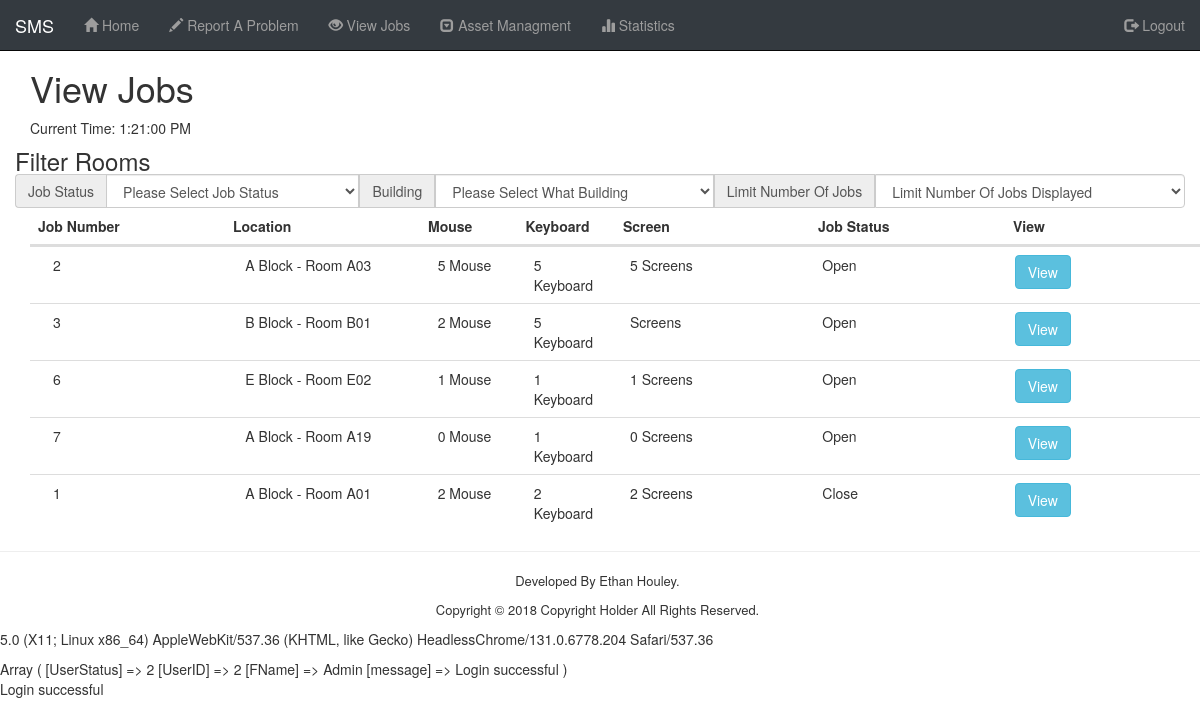
The app's page /View/View_Jobs.php (signed in) with its own data.
### tables this page shows
CREATE TABLE `job` (
  `JobID` int(10) UNSIGNED NOT NULL,
  `DateLogged` timestamp NOT NULL DEFAULT CURRENT_TIMESTAMP,
  `UserID` int(10) UNSIGNED NOT NULL,
  `RoomID` int(10) UNSIGNED NOT NULL,
  `AssetID` int(10) UNSIGNED DEFAULT NULL,
  `Broken_Mouse` varchar(255) DEFAULT NULL,
  `Broken_Keyboard` varchar(255) DEFAULT NULL,
  `Broken_Screen` varchar(255) DEFAULT NULL,
  `ExtraInfo` text,
  `JobStatusID` int(10) UNSIGNED NOT NULL DEFAULT '0',
  `PartsUsed` varchar(255) DEFAULT NULL,
  `DateComplete` timestamp NULL DEFAULT CURRENT_TIMESTAMP
);

CREATE TABLE `building` (
  `BuildingID` int(10) UNSIGNED NOT NULL,
  `BuildingName` varchar(255) NOT NULL
);

CREATE TABLE `rooms` (
  `RoomID` int(10) UNSIGNED NOT NULL,
  `RoomName` varchar(255) NOT NULL,
  `BuildingID` int(10) UNSIGNED NOT NULL
);

CREATE TABLE `jobstatus` (
  `JobStatusID` int(10) UNSIGNED NOT NULL,
  `JobStatusName` varchar(10) NOT NULL
);

### View/View_Jobs.php (the view, shortened to what this page needs)
<?php
	require_once '../View/Include/Master_Include.php';
?>
<div class="Work_Around_Nav">
  <div class="container">
    <h1>View Jobs</h1>
  </div>
	<div class="container">
		<div class="row">
		<div class="No_Phone No_Tablet">
				<div class="row_heading">
			 <h3>Filter Rooms</h3>
		 </div>
		 <div class="input-group">
        <span class="input-group-addon" id="basic-addon1">Job Status</span>
        <select class="form-control" name="JobStatus" id="JobStatus">
          <option disabled selected>Please Select Job Status</option>
        </select>
        <span class="input-group-addon" id="basic-addon1">Building</span>
				<select class="form-control" name="Building" id="BuildingNumber" onchange="GetRoomInfo(this.value)">
					<option disabled selected>Please Select What Building </option>
					<?php
 				 echo "</select>";
 				 ?>
          <span class="input-group-addon" id="basic-addon1">Limit Number Of Jobs</span>
          <select class="form-control" name="Displayed" id="Displayed">
            <option disabled selected>Limit Number Of Jobs Displayed </option>
          </select>
		 </div>
		 </div>
		</div>
    <div class="container">
      <div class="row">
					<div class="col-md-2 col-xs-3 Heading_Table">Job Number</div>
					<div class="col-md-2 col-xs-3 Heading_Table">Location</div>
					<div class="col-md-1 No_Phone No_Tablet Heading_Table">Mouse</div>
					<div class="col-md-1 No_Phone No_Tablet Heading_Table">Keyboard</div>
					<div class="col-md-2 No_Phone No_Tablet Heading_Table">Screen</div>
					<div class="col-md-2 col-xs-3 Heading_Table">Job Status</div>
					<div class="col-md-2 col-xs-2 Heading_Table">View</div>
      </div>
      <div>
      <?php
        $JobsLogged_MySQL = "SELECT * FROM job
				INNER JOIN rooms ON job.RoomID = rooms.RoomID
				INNER JOIN building ON rooms.BuildingID = building.BuildingID
				INNER JOIN jobstatus ON job.JobStatusID = jobstatus.JobStatusID;";
        $conn = dbConnect();
      	$stmt = $conn->prepare($JobsLogged_MySQL);
      	$stmt->execute();
      	$result = $stmt->fetchAll();
        foreach($result as $row) {
          echo '<div class="Row_Table row">';
          echo '<div class="col-md-2 col-xs-3"> ' . $row['JobID'] . ' </div>';
          echo '<div class="col-md-2 col-xs-3">'. $row['BuildingName'] . ' - Room ' . $row['RoomName'] . '</div>';
          echo '<div class="col-md-1 No_Phone No_Tablet">' . $row['Broken_Mouse'] . ' Mouse</div>';
          echo '<div class="col-md-1 No_Phone No_Tablet">' . $row['Broken_Keyboard'] . ' Keyboard</div>';
          echo '<div class="col-md-2 No_Phone No_Tablet">' . $row['Broken_Screen'] . ' Screens</div>';
          echo '<div class="col-md-2 col-xs-3">' . $row['JobStatusName'] . '</div>';
          echo '<div class="col-md-2 col-xs-2"><button type="button" class="btn btn-ms btn-info" name="button" onclick="OpenJob(this)" value="'. $row['JobID'] .'" data-toggle="modal" data-target="#JobInfo">View</button></div>';
          echo "</div>";
        }
      ?>
		</div>
	</div>
  </div>
  <hr>
</div>

### View/CSS/master.css (style rules this page uses)
.Work_Around_Nav { padding-top: 48px; }
h3 { margin: 0 !important; }
.Heading_Table { border-bottom: 2px solid rgb(221, 221, 221); padding: 8px; line-height: 1.42857143; font-size: 14px; font-weight: bold; text-align: left; }
.Row_Table { padding: 8px; line-height: 1.42857143; vertical-align: top; border-top: 1px solid rgb(221, 221, 221); }

### records on screen
job: JobID "2", building.BuildingName "A Block", RoomID.RoomName "A03", Broken_Mouse "5", Broken_Keyboard "5", Broken_Screen "5", JobStatusID.JobStatusName "Open"
job: JobID "3", building.BuildingName "B Block", RoomID.RoomName "B01", Broken_Mouse "2", Broken_Keyboard "5", JobStatusID.JobStatusName "Open"
job: JobID "6", building.BuildingName "E Block", RoomID.RoomName "E02", Broken_Mouse "1", Broken_Keyboard "1", Broken_Screen "1", JobStatusID.JobStatusName "Open"
job: JobID "7", building.BuildingName "A Block", RoomID.RoomName "A19", Broken_Mouse "0", Broken_Keyboard "1", Broken_Screen "0", JobStatusID.JobStatusName "Open"
job: JobID "1", building.BuildingName "A Block", RoomID.RoomName "A01", Broken_Mouse "2", Broken_Keyboard "2", Broken_Screen "2", JobStatusID.JobStatusName "Close"

### other values on screen
$_SESSION['message'] "Login successful"
